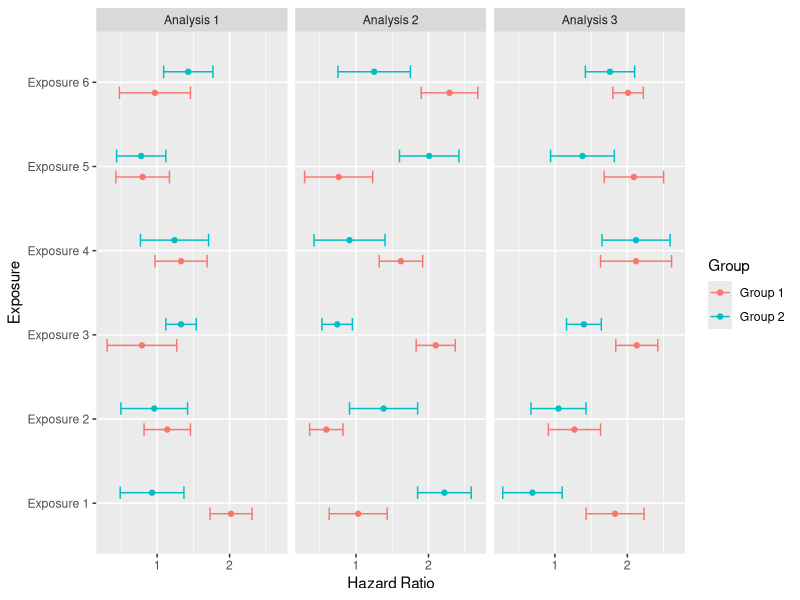
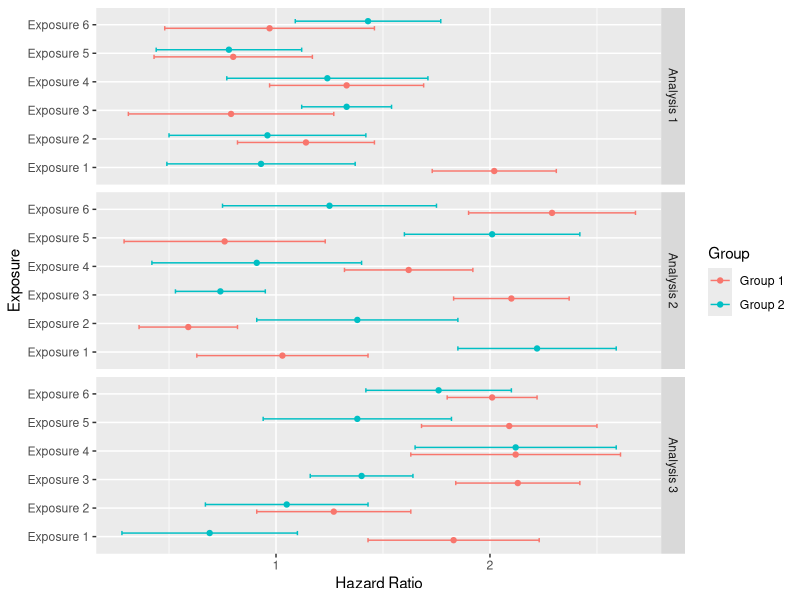
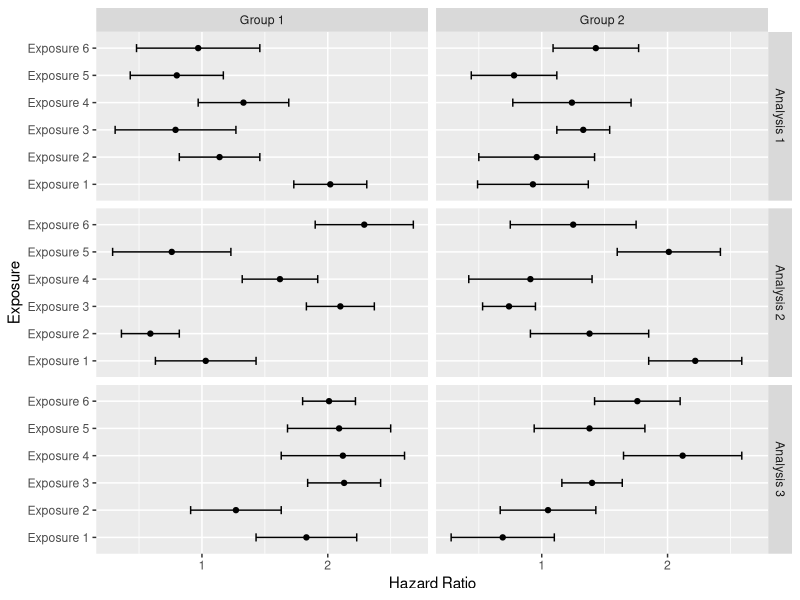

R code for these plots, in order:
library(tidyverse)
library(ggplot2)

set.seed(123)  # for reproducibility

# Create a mock dataset with 30 rows
margin <- runif(36, 0.2, 0.5)

data <- tibble(
  Analysis = as.factor(rep(paste("Analysis", 1:3), each = 12)),
  Group = rep(c("Group 1", "Group 2"), length.out = 36),
  Exposure = rep(paste("Exposure", rep(1:6, each = 2)), 3),
  HR = round(runif(36, 0.5, 2.5), 2),
  CI_Lower = round(HR - margin, 2),
  CI_Upper = round(HR + margin, 2)
)
str(data)
# Using facet_wrap 

data |> 
  ggplot(aes(y = Exposure, x = HR)) + 
  geom_point(aes(color = Group), position = position_dodge(width = 0.5)) +
  geom_errorbar(aes(xmin = CI_Lower, xmax = CI_Upper, color = Group), 
                position = position_dodge(width = 0.5), 
                width=0.3) +
  labs(x = "Hazard Ratio", y = "Exposure") +
  facet_wrap(~Analysis)

  
# Using facet_grid
data |> 
  ggplot(aes(y = Exposure, x = HR)) + 
  geom_point(aes(color = Group), position = position_dodge(width = 0.5)) +
  geom_errorbar(aes(xmin = CI_Lower, xmax = CI_Upper, color = Group), 
                position = position_dodge(width = 0.5), 
                width=0.3) +
  labs(x = "Hazard Ratio", y = "Exposure") +
  facet_grid(Analysis ~ .)  # moving analysis to right or left of the "~" can change the facet

data |> 
  ggplot(aes(y = Exposure, x = HR)) + 
  geom_point() +
  geom_errorbar(aes(xmin = CI_Lower, xmax = CI_Upper), 
                width=0.3) +
  labs(x = "Hazard Ratio", y = "Exposure") +
  facet_grid(Analysis ~ Group)  # this is another way to present the data without using position_dodge 
